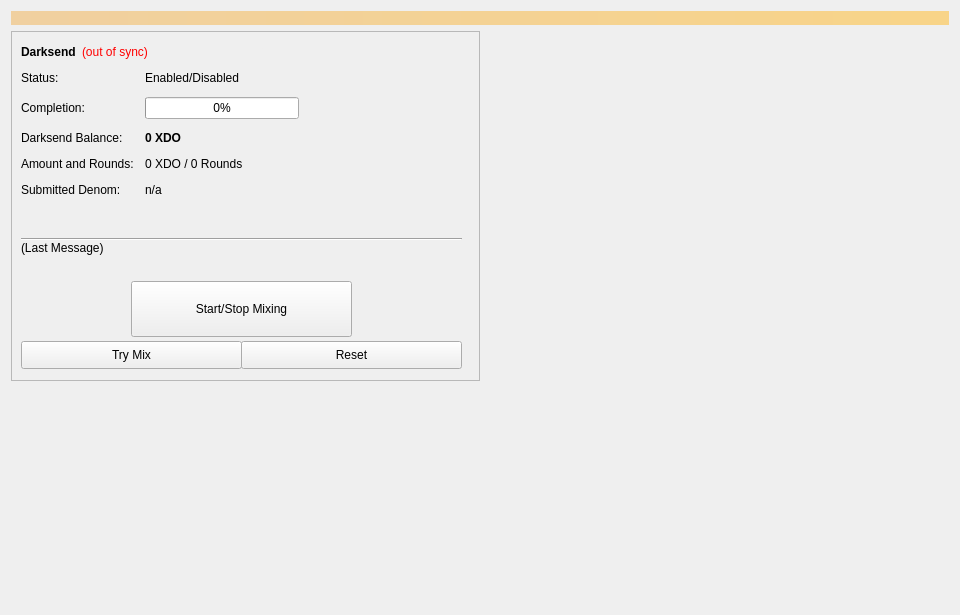
<?xml version="1.0" encoding="UTF-8"?>
<ui version="4.0">
 <class>Coinmix</class>
 <widget class="QWidget" name="Coinmix">
  <property name="geometry">
   <rect>
    <x>0</x>
    <y>0</y>
    <width>960</width>
    <height>615</height>
   </rect>
  </property>
  <property name="minimumSize">
   <size>
    <width>960</width>
    <height>0</height>
   </size>
  </property>
  <property name="windowTitle">
   <string>Form</string>
  </property>
  <layout class="QVBoxLayout" name="topLayout">
   <item>
    <widget class="QLabel" name="labelAlerts">
     <property name="visible">
      <bool>false</bool>
     </property>
     <property name="styleSheet">
      <string notr="true">background-color: qlineargradient(x1: 0, y1: 0, x2: 1, y2: 0, stop:0 #F0D0A0, stop:1 #F8D488); color:#000000;</string>
     </property>
     <property name="wordWrap">
      <bool>true</bool>
     </property>
     <property name="margin">
      <number>3</number>
     </property>
    </widget>
   </item>
   <item>
    <layout class="QHBoxLayout" name="horizontalLayout" stretch="1,1">
     <item>
      <layout class="QVBoxLayout" name="verticalLayout_2">
       <item>
        <widget class="QFrame" name="frameDarksend">
         <property name="minimumSize">
          <size>
           <width>0</width>
           <height>350</height>
          </size>
         </property>
         <property name="layoutDirection">
          <enum>Qt::LeftToRight</enum>
         </property>
         <property name="frameShape">
          <enum>QFrame::StyledPanel</enum>
         </property>
         <property name="frameShadow">
          <enum>QFrame::Raised</enum>
         </property>
         <widget class="QWidget" name="formLayoutWidget">
          <property name="geometry">
           <rect>
            <x>10</x>
            <y>40</y>
            <width>451</width>
            <height>161</height>
           </rect>
          </property>
          <layout class="QFormLayout" name="formLayout">
           <property name="fieldGrowthPolicy">
            <enum>QFormLayout::AllNonFixedFieldsGrow</enum>
           </property>
           <property name="horizontalSpacing">
            <number>11</number>
           </property>
           <property name="verticalSpacing">
            <number>12</number>
           </property>
           <item row="0" column="0">
            <widget class="QLabel" name="label_6">
             <property name="text">
              <string>Status:</string>
             </property>
            </widget>
           </item>
           <item row="1" column="0">
            <widget class="QLabel" name="label_7">
             <property name="text">
              <string>Completion:</string>
             </property>
            </widget>
           </item>
           <item row="1" column="1">
            <widget class="QProgressBar" name="DarksendProgress">
             <property name="maximumSize">
              <size>
               <width>154</width>
               <height>16777215</height>
              </size>
             </property>
             <property name="value">
              <number>0</number>
             </property>
            </widget>
           </item>
           <item row="2" column="0">
            <widget class="QLabel" name="labelAnonymizedText">
             <property name="text">
              <string>Darksend Balance:</string>
             </property>
            </widget>
           </item>
           <item row="2" column="1">
            <widget class="QLabel" name="labelAnonymized">
             <property name="font">
              <font>
               <weight>75</weight>
               <bold>true</bold>
              </font>
             </property>
             <property name="text">
              <string notr="true">0 XDO</string>
             </property>
            </widget>
           </item>
           <item row="3" column="0">
            <widget class="QLabel" name="label_8">
             <property name="text">
              <string>Amount and Rounds:</string>
             </property>
            </widget>
           </item>
           <item row="3" column="1">
            <widget class="QLabel" name="labelAmountRounds">
             <property name="text">
              <string>0 XDO / 0 Rounds</string>
             </property>
            </widget>
           </item>
           <item row="4" column="0">
            <widget class="QLabel" name="label_9">
             <property name="text">
              <string>Submitted Denom:</string>
             </property>
            </widget>
           </item>
           <item row="4" column="1">
            <widget class="QLabel" name="labelSubmittedDenom">
             <property name="toolTip">
              <string>The denominations you submitted to the Masternode.&lt;br&gt;To mix, other users must submit the exact same denominations.</string>
             </property>
             <property name="text">
              <string>n/a</string>
             </property>
            </widget>
           </item>
           <item row="0" column="1">
            <widget class="QLabel" name="DarksendEnabled">
             <property name="text">
              <string>Enabled/Disabled</string>
             </property>
            </widget>
           </item>
          </layout>
         </widget>
         <widget class="QPushButton" name="runAutoDenom">
          <property name="geometry">
           <rect>
            <x>251</x>
            <y>17</y>
            <width>1</width>
            <height>1</height>
           </rect>
          </property>
          <property name="palette">
           <palette>
            <active>
             <colorrole role="WindowText">
              <brush brushstyle="SolidPattern">
               <color alpha="255">
                <red>0</red>
                <green>0</green>
                <blue>0</blue>
               </color>
              </brush>
             </colorrole>
             <colorrole role="Button">
              <brush brushstyle="SolidPattern">
               <color alpha="255">
                <red>239</red>
                <green>238</green>
                <blue>238</blue>
               </color>
              </brush>
             </colorrole>
             <colorrole role="Light">
              <brush brushstyle="SolidPattern">
               <color alpha="255">
                <red>255</red>
                <green>255</green>
                <blue>255</blue>
               </color>
              </brush>
             </colorrole>
             <colorrole role="Midlight">
              <brush brushstyle="SolidPattern">
               <color alpha="255">
                <red>247</red>
                <green>246</green>
                <blue>246</blue>
               </color>
              </brush>
             </colorrole>
             <colorrole role="Dark">
              <brush brushstyle="SolidPattern">
               <color alpha="255">
                <red>119</red>
                <green>119</green>
                <blue>119</blue>
               </color>
              </brush>
             </colorrole>
             <colorrole role="Mid">
              <brush brushstyle="SolidPattern">
               <color alpha="255">
                <red>159</red>
                <green>159</green>
                <blue>159</blue>
               </color>
              </brush>
             </colorrole>
             <colorrole role="Text">
              <brush brushstyle="SolidPattern">
               <color alpha="255">
                <red>0</red>
                <green>0</green>
                <blue>0</blue>
               </color>
              </brush>
             </colorrole>
             <colorrole role="BrightText">
              <brush brushstyle="SolidPattern">
               <color alpha="255">
                <red>255</red>
                <green>255</green>
                <blue>255</blue>
               </color>
              </brush>
             </colorrole>
             <colorrole role="ButtonText">
              <brush brushstyle="SolidPattern">
               <color alpha="255">
                <red>0</red>
                <green>0</green>
                <blue>0</blue>
               </color>
              </brush>
             </colorrole>
             <colorrole role="Base">
              <brush brushstyle="SolidPattern">
               <color alpha="255">
                <red>255</red>
                <green>255</green>
                <blue>255</blue>
               </color>
              </brush>
             </colorrole>
             <colorrole role="Window">
              <brush brushstyle="SolidPattern">
               <color alpha="255">
                <red>239</red>
                <green>238</green>
                <blue>238</blue>
               </color>
              </brush>
             </colorrole>
             <colorrole role="Shadow">
              <brush brushstyle="SolidPattern">
               <color alpha="255">
                <red>0</red>
                <green>0</green>
                <blue>0</blue>
               </color>
              </brush>
             </colorrole>
             <colorrole role="AlternateBase">
              <brush brushstyle="SolidPattern">
               <color alpha="255">
                <red>247</red>
                <green>246</green>
                <blue>246</blue>
               </color>
              </brush>
             </colorrole>
             <colorrole role="ToolTipBase">
              <brush brushstyle="SolidPattern">
               <color alpha="255">
                <red>255</red>
                <green>255</green>
                <blue>220</blue>
               </color>
              </brush>
             </colorrole>
             <colorrole role="ToolTipText">
              <brush brushstyle="SolidPattern">
               <color alpha="255">
                <red>0</red>
                <green>0</green>
                <blue>0</blue>
               </color>
              </brush>
             </colorrole>
            </active>
            <inactive>
             <colorrole role="WindowText">
              <brush brushstyle="SolidPattern">
               <color alpha="255">
                <red>0</red>
                <green>0</green>
                <blue>0</blue>
               </color>
              </brush>
             </colorrole>
             <colorrole role="Button">
              <brush brushstyle="SolidPattern">
               <color alpha="255">
                <red>239</red>
                <green>238</green>
                <blue>238</blue>
               </color>
              </brush>
             </colorrole>
             <colorrole role="Light">
              <brush brushstyle="SolidPattern">
               <color alpha="255">
                <red>255</red>
                <green>255</green>
                <blue>255</blue>
               </color>
              </brush>
             </colorrole>
             <colorrole role="Midlight">
              <brush brushstyle="SolidPattern">
               <color alpha="255">
                <red>247</red>
                <green>246</green>
                <blue>246</blue>
               </color>
              </brush>
             </colorrole>
             <colorrole role="Dark">
              <brush brushstyle="SolidPattern">
               <color alpha="255">
                <red>119</red>
                <green>119</green>
                <blue>119</blue>
               </color>
              </brush>
             </colorrole>
             <colorrole role="Mid">
              <brush brushstyle="SolidPattern">
               <color alpha="255">
                <red>159</red>
                <green>159</green>
                <blue>159</blue>
               </color>
              </brush>
             </colorrole>
             <colorrole role="Text">
              <brush brushstyle="SolidPattern">
               <color alpha="255">
                <red>0</red>
                <green>0</green>
                <blue>0</blue>
               </color>
              </brush>
             </colorrole>
             <colorrole role="BrightText">
              <brush brushstyle="SolidPattern">
               <color alpha="255">
                <red>255</red>
                <green>255</green>
                <blue>255</blue>
               </color>
              </brush>
             </colorrole>
             <colorrole role="ButtonText">
              <brush brushstyle="SolidPattern">
               <color alpha="255">
                <red>0</red>
                <green>0</green>
                <blue>0</blue>
               </color>
              </brush>
             </colorrole>
             <colorrole role="Base">
              <brush brushstyle="SolidPattern">
               <color alpha="255">
                <red>255</red>
                <green>255</green>
                <blue>255</blue>
               </color>
              </brush>
             </colorrole>
             <colorrole role="Window">
              <brush brushstyle="SolidPattern">
               <color alpha="255">
                <red>239</red>
                <green>238</green>
                <blue>238</blue>
               </color>
              </brush>
             </colorrole>
             <colorrole role="Shadow">
              <brush brushstyle="SolidPattern">
               <color alpha="255">
                <red>0</red>
                <green>0</green>
                <blue>0</blue>
               </color>
              </brush>
             </colorrole>
             <colorrole role="AlternateBase">
              <brush brushstyle="SolidPattern">
               <color alpha="255">
                <red>247</red>
                <green>246</green>
                <blue>246</blue>
               </color>
              </brush>
             </colorrole>
             <colorrole role="ToolTipBase">
              <brush brushstyle="SolidPattern">
               <color alpha="255">
                <red>255</red>
                <green>255</green>
                <blue>220</blue>
               </color>
              </brush>
             </colorrole>
             <colorrole role="ToolTipText">
              <brush brushstyle="SolidPattern">
               <color alpha="255">
                <red>0</red>
                <green>0</green>
                <blue>0</blue>
               </color>
              </brush>
             </colorrole>
            </inactive>
            <disabled>
             <colorrole role="WindowText">
              <brush brushstyle="SolidPattern">
               <color alpha="255">
                <red>119</red>
                <green>119</green>
                <blue>119</blue>
               </color>
              </brush>
             </colorrole>
             <colorrole role="Button">
              <brush brushstyle="SolidPattern">
               <color alpha="255">
                <red>239</red>
                <green>238</green>
                <blue>238</blue>
               </color>
              </brush>
             </colorrole>
             <colorrole role="Light">
              <brush brushstyle="SolidPattern">
               <color alpha="255">
                <red>255</red>
                <green>255</green>
                <blue>255</blue>
               </color>
              </brush>
             </colorrole>
             <colorrole role="Midlight">
              <brush brushstyle="SolidPattern">
               <color alpha="255">
                <red>247</red>
                <green>246</green>
                <blue>246</blue>
               </color>
              </brush>
             </colorrole>
             <colorrole role="Dark">
              <brush brushstyle="SolidPattern">
               <color alpha="255">
                <red>119</red>
                <green>119</green>
                <blue>119</blue>
               </color>
              </brush>
             </colorrole>
             <colorrole role="Mid">
              <brush brushstyle="SolidPattern">
               <color alpha="255">
                <red>159</red>
                <green>159</green>
                <blue>159</blue>
               </color>
              </brush>
             </colorrole>
             <colorrole role="Text">
              <brush brushstyle="SolidPattern">
               <color alpha="255">
                <red>119</red>
                <green>119</green>
                <blue>119</blue>
               </color>
              </brush>
             </colorrole>
             <colorrole role="BrightText">
              <brush brushstyle="SolidPattern">
               <color alpha="255">
                <red>255</red>
                <green>255</green>
                <blue>255</blue>
               </color>
              </brush>
             </colorrole>
             <colorrole role="ButtonText">
              <brush brushstyle="SolidPattern">
               <color alpha="255">
                <red>119</red>
                <green>119</green>
                <blue>119</blue>
               </color>
              </brush>
             </colorrole>
             <colorrole role="Base">
              <brush brushstyle="SolidPattern">
               <color alpha="255">
                <red>239</red>
                <green>238</green>
                <blue>238</blue>
               </color>
              </brush>
             </colorrole>
             <colorrole role="Window">
              <brush brushstyle="SolidPattern">
               <color alpha="255">
                <red>239</red>
                <green>238</green>
                <blue>238</blue>
               </color>
              </brush>
             </colorrole>
             <colorrole role="Shadow">
              <brush brushstyle="SolidPattern">
               <color alpha="255">
                <red>0</red>
                <green>0</green>
                <blue>0</blue>
               </color>
              </brush>
             </colorrole>
             <colorrole role="AlternateBase">
              <brush brushstyle="SolidPattern">
               <color alpha="255">
                <red>239</red>
                <green>238</green>
                <blue>238</blue>
               </color>
              </brush>
             </colorrole>
             <colorrole role="ToolTipBase">
              <brush brushstyle="SolidPattern">
               <color alpha="255">
                <red>255</red>
                <green>255</green>
                <blue>220</blue>
               </color>
              </brush>
             </colorrole>
             <colorrole role="ToolTipText">
              <brush brushstyle="SolidPattern">
               <color alpha="255">
                <red>0</red>
                <green>0</green>
                <blue>0</blue>
               </color>
              </brush>
             </colorrole>
            </disabled>
           </palette>
          </property>
          <property name="focusPolicy">
           <enum>Qt::NoFocus</enum>
          </property>
          <property name="autoFillBackground">
           <bool>true</bool>
          </property>
          <property name="text">
           <string/>
          </property>
          <property name="flat">
           <bool>true</bool>
          </property>
         </widget>
         <widget class="QPushButton" name="toggleDarksend">
          <property name="geometry">
           <rect>
            <x>120</x>
            <y>250</y>
            <width>221</width>
            <height>56</height>
           </rect>
          </property>
          <property name="sizePolicy">
           <sizepolicy hsizetype="MinimumExpanding" vsizetype="Fixed">
            <horstretch>0</horstretch>
            <verstretch>0</verstretch>
           </sizepolicy>
          </property>
          <property name="text">
           <string>Start/Stop Mixing</string>
          </property>
         </widget>
         <widget class="Line" name="lineLastMessage">
          <property name="geometry">
           <rect>
            <x>10</x>
            <y>200</y>
            <width>441</width>
            <height>16</height>
           </rect>
          </property>
          <property name="orientation">
           <enum>Qt::Horizontal</enum>
          </property>
         </widget>
         <widget class="QLabel" name="DarksendStatus">
          <property name="geometry">
           <rect>
            <x>10</x>
            <y>210</y>
            <width>451</width>
            <height>43</height>
           </rect>
          </property>
          <property name="minimumSize">
           <size>
            <width>288</width>
            <height>43</height>
           </size>
          </property>
          <property name="text">
           <string>(Last Message)</string>
          </property>
          <property name="alignment">
           <set>Qt::AlignLeading|Qt::AlignLeft|Qt::AlignTop</set>
          </property>
          <property name="wordWrap">
           <bool>true</bool>
          </property>
         </widget>
         <widget class="QPushButton" name="DarksendAuto">
          <property name="geometry">
           <rect>
            <x>10</x>
            <y>310</y>
            <width>221</width>
            <height>28</height>
           </rect>
          </property>
          <property name="sizePolicy">
           <sizepolicy hsizetype="MinimumExpanding" vsizetype="Fixed">
            <horstretch>0</horstretch>
            <verstretch>0</verstretch>
           </sizepolicy>
          </property>
          <property name="toolTip">
           <string>Try to manually submit a Darksend request.</string>
          </property>
          <property name="text">
           <string>Try Mix</string>
          </property>
         </widget>
         <widget class="QPushButton" name="DarksendReset">
          <property name="geometry">
           <rect>
            <x>230</x>
            <y>310</y>
            <width>221</width>
            <height>28</height>
           </rect>
          </property>
          <property name="sizePolicy">
           <sizepolicy hsizetype="MinimumExpanding" vsizetype="Fixed">
            <horstretch>0</horstretch>
            <verstretch>0</verstretch>
           </sizepolicy>
          </property>
          <property name="toolTip">
           <string>Reset the current status of Darksend (can interrupt Darksend if it's in the process of Mixing, which can cost you money!)</string>
          </property>
          <property name="autoFillBackground">
           <bool>false</bool>
          </property>
          <property name="text">
           <string>Reset</string>
          </property>
         </widget>
         <widget class="QWidget" name="layoutWidget">
          <property name="geometry">
           <rect>
            <x>10</x>
            <y>10</y>
            <width>431</width>
            <height>22</height>
           </rect>
          </property>
          <layout class="QHBoxLayout" name="horizontalLayout_5">
           <item>
            <widget class="QLabel" name="label_2">
             <property name="font">
              <font>
               <weight>75</weight>
               <bold>true</bold>
              </font>
             </property>
             <property name="text">
              <string>Darksend</string>
             </property>
            </widget>
           </item>
           <item>
            <widget class="QLabel" name="labelDarksendSyncStatus">
             <property name="toolTip">
              <string>The displayed information may be out of date. Your wallet automatically synchronizes with the XDO network after a connection is established, but this process has not completed yet.</string>
             </property>
             <property name="styleSheet">
              <string notr="true">QLabel { color: red; }</string>
             </property>
             <property name="text">
              <string notr="true">(out of sync)</string>
             </property>
             <property name="alignment">
              <set>Qt::AlignLeading|Qt::AlignLeft|Qt::AlignVCenter</set>
             </property>
            </widget>
           </item>
           <item>
            <spacer name="horizontalSpacer_4">
             <property name="orientation">
              <enum>Qt::Horizontal</enum>
             </property>
             <property name="sizeHint" stdset="0">
              <size>
               <width>40</width>
               <height>20</height>
              </size>
             </property>
            </spacer>
           </item>
          </layout>
         </widget>
        </widget>
       </item>
       <item>
        <spacer name="verticalSpacer">
         <property name="orientation">
          <enum>Qt::Vertical</enum>
         </property>
         <property name="sizeHint" stdset="0">
          <size>
           <width>20</width>
           <height>40</height>
          </size>
         </property>
        </spacer>
       </item>
      </layout>
     </item>
     <item>
      <layout class="QVBoxLayout" name="verticalLayout_3">
       <item>
        <spacer name="verticalSpacer_2">
         <property name="orientation">
          <enum>Qt::Vertical</enum>
         </property>
         <property name="sizeType">
          <enum>QSizePolicy::Expanding</enum>
         </property>
         <property name="sizeHint" stdset="0">
          <size>
           <width>20</width>
           <height>40</height>
          </size>
         </property>
        </spacer>
       </item>
      </layout>
     </item>
    </layout>
   </item>
  </layout>
 </widget>
 <resources/>
 <connections/>
</ui>
